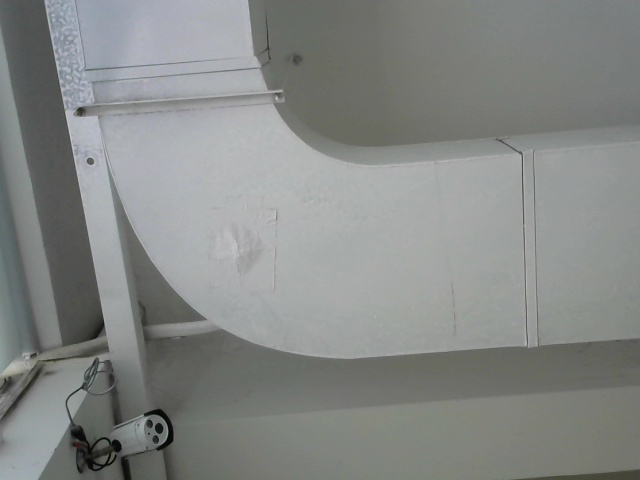
#> input picture image/ceiling.jpg, 640 x 480 px
$ python 5_remove_image_background.py
#> lines starting #> are read from the running program, lines starting #| are printed output that depends on the picture; after the words box and inside, x2 and y2 are one past the last pixel; in counts of white or black regions, pixels touching at a corner belong together
#-*- coding:utf-8 -*-
'''
	越有东西的地方，越黑，即越接近0
'''
import cv2
import numpy as np

ceiling = cv2.imread('image/ceiling.jpg')
#> ceiling is the input picture: shape (480, 640, 3); mean B, G, R 134.2, 136.1, 133.4
mouse = cv2.imread('image/mouse.jpg')
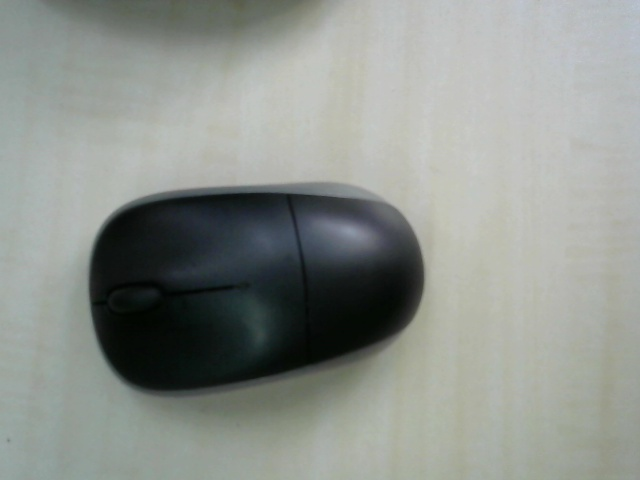
#> input picture image/mouse.jpg, 640 x 480 px
#> mouse is the input picture: shape (480, 640, 3); mean B, G, R 141.8, 147.1, 142.2

mouse_gray = cv2.cvtColor(mouse, cv2.COLOR_BGR2GRAY)

#ok, mask_inv = cv2.threshold(mouse_gray, 100, 255, cv2.THRESH_BINARY_INV)
#mask = cv2.bitwise_not(mask_inv)
ok, mask = cv2.threshold(mouse_gray, 90, 255, cv2.THRESH_BINARY)
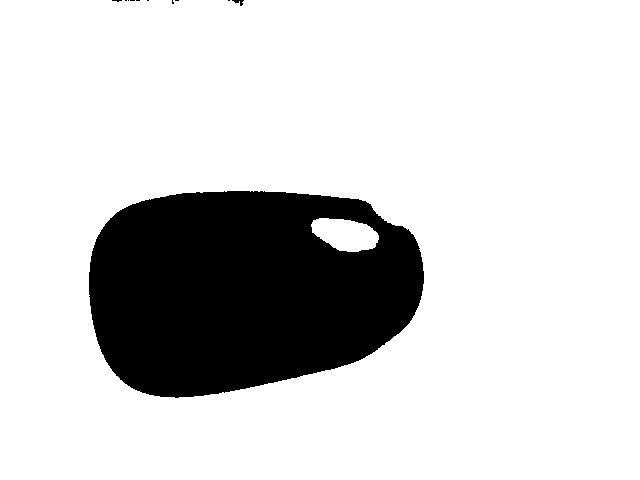
#> mask: shape (480, 640); 82.1% white; 11 black regions (9 under 20 px), largest, box (x1, y1, x2, y2) and area: (89, 191, 424, 398) 54775, (232, 0, 244, 6) 34
mask_inv = cv2.bitwise_not(mask)

#dst = cv2.bitwise_and(src1, src2, mask): dst = src1 & src2 & mask
ceiling_bg = cv2.bitwise_and(ceiling, ceiling, mask=mask) #dig the 'mask' out of ceiling
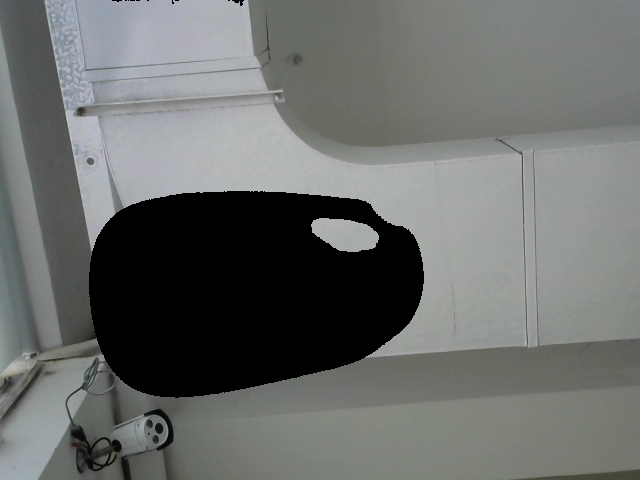
#> ceiling_bg: shape (480, 640, 3); mean B, G, R 107.6, 109.3, 107.1
mouse_fg = cv2.bitwise_and(mouse, mouse, mask=mask_inv)
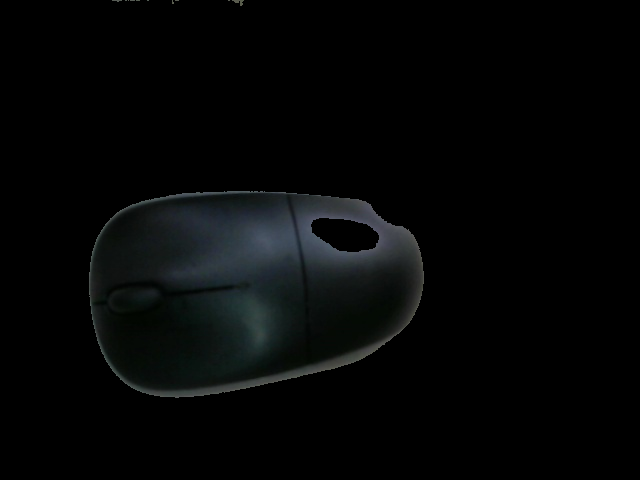
#> mouse_fg: shape (480, 640, 3); mean B, G, R 6.2, 6.1, 4.9

dst = cv2.add(ceiling_bg, mouse_fg)
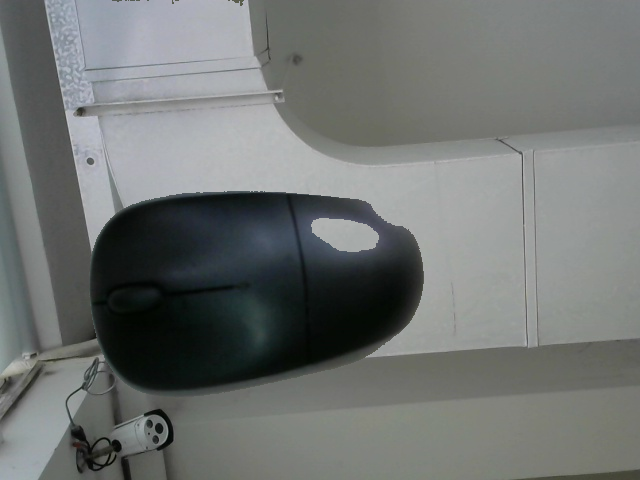
#> dst: shape (480, 640, 3); mean B, G, R 113.8, 115.5, 112

#cv2.imshow('mask_inv', mask_inv)
#cv2.imshow('ceiling_bg', ceiling_bg)
#cv2.imshow('mouse_fg', mouse_fg)
cv2.imshow('dst', dst)

cv2.waitKey(0)
cv2.destroyAllWindows()
